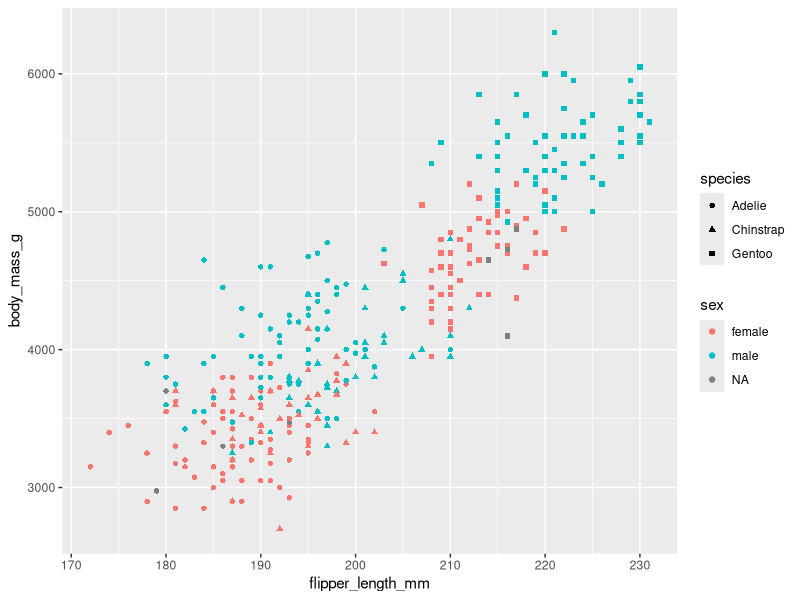
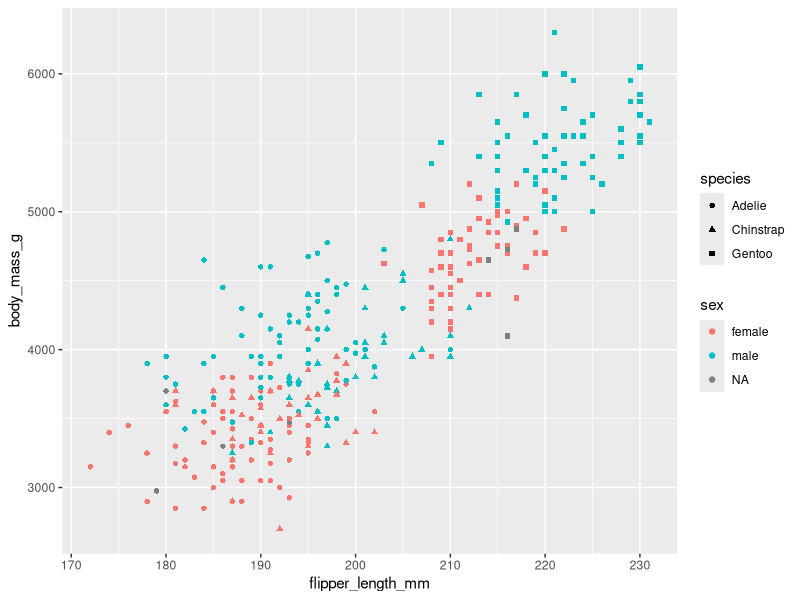

R code for these plots, in order:

            library(ggplot2)
            library(palmerpenguins)
            built_answer <- tryCatch(
                {
                    set.seed(42)
                    ggplot(penguins, aes(x = flipper_length_mm, y = body_mass_g, colour = sex, shape = species)) + geom_point()
                    suppressWarnings(
                        if (!file.exists("/sandbox/figures/body-mass_flipper-length_scatter_colour_sex_shape_species_answer.png")) {
                            ggsave(
                                width = 3,
                                height = 3,
                                "/sandbox/figures/body-mass_flipper-length_scatter_colour_sex_shape_species_answer.png"
                            )
                        }
                    )
                    suppressWarnings(
                        ggplot_build(last_plot())
                    )
                },
                error = function(e) {
                    'ERROR'
                }
            )
            built_submission <- tryCatch(
                {
                    set.seed(42)
                    ggplot(data = penguins, aes(x = flipper_length_mm, y = body_mass_g, color = sex, shape = species)) + geom_point()
                    suppressWarnings(
                        ggsave(
                            width = 3,
                            height = 3,
                            "figures/body-mass_flipper-length_scatter_colour_sex_shape_species_submission_command-a-plus.png"
                        )
                    )
                    suppressWarnings(
                        ggplot_build(last_plot())
                    )
                },
                error = function(e) {
                    'ERROR'
                }
            )
            cat(isTRUE(all.equal(built_answer, built_submission)))
        
